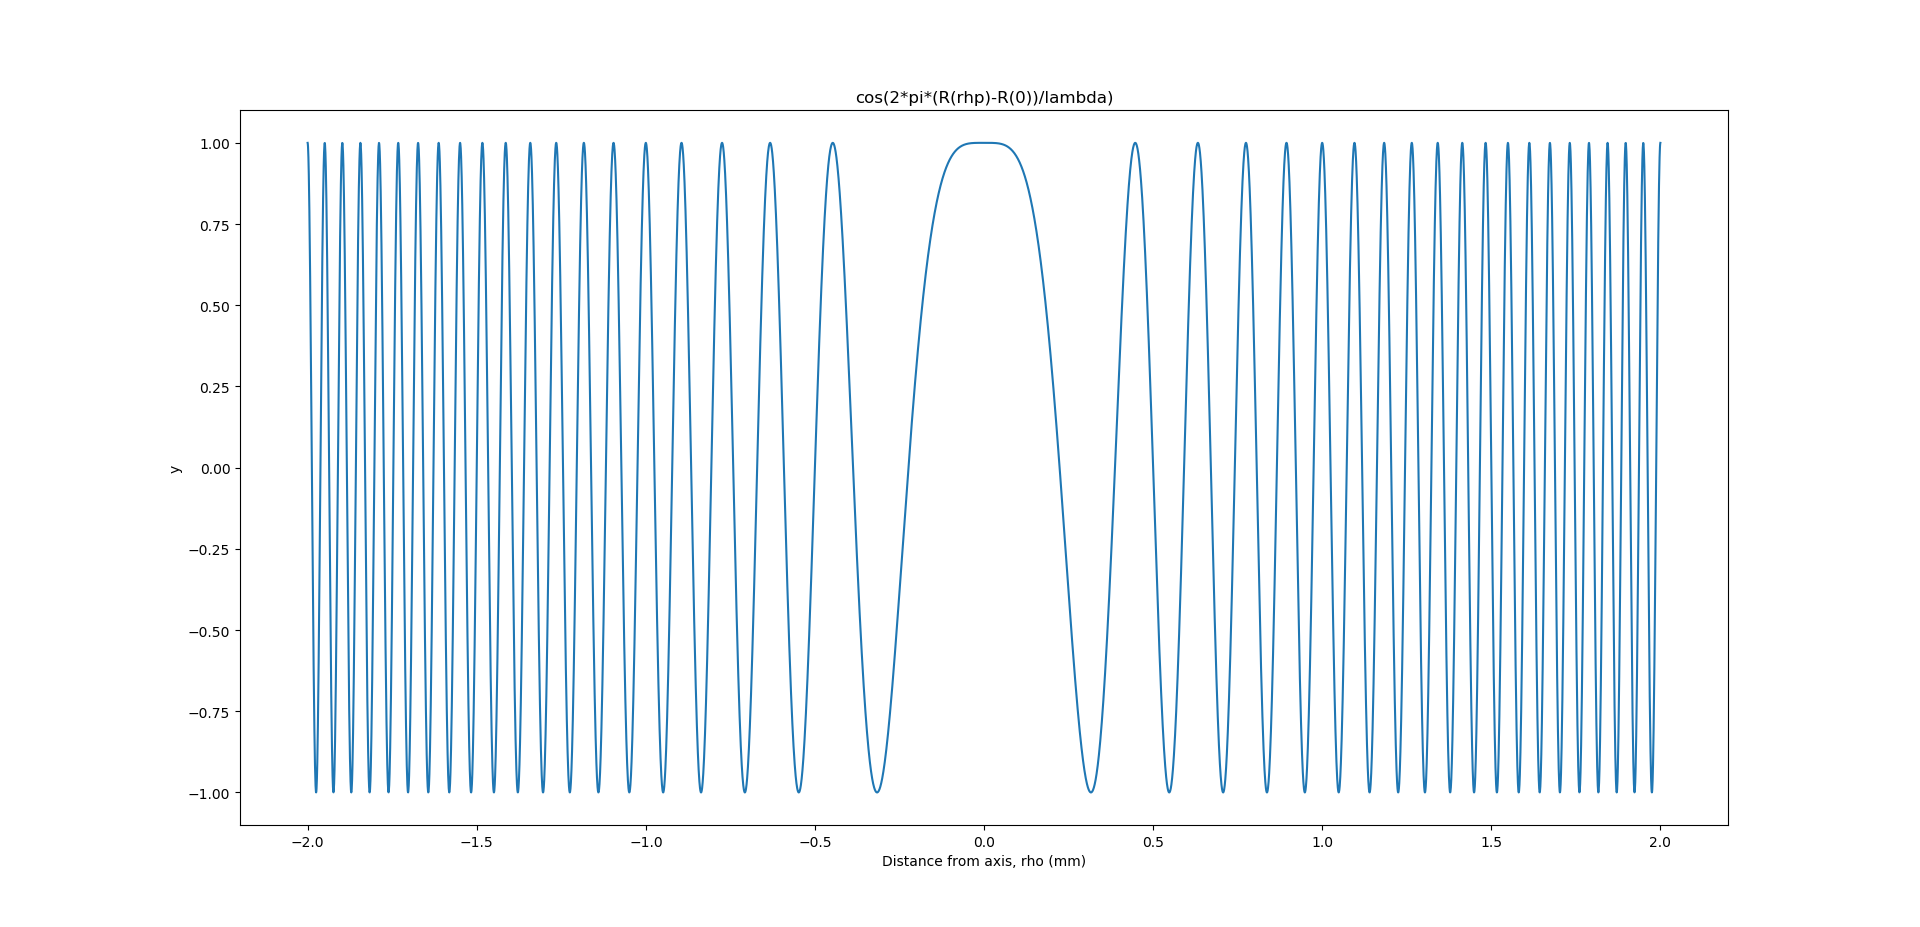

Recreate this plot in Python.
# -*- coding: utf-8 -*-
"""
Created on Thu Mar  5 12:59:03 2020

@author: robin
"""

import numpy as np
import matplotlib.pyplot as plt

lamb = 1*10**(-6)
rho = np.linspace(-1*2*10**-3,2*10**-3,7000)
Rp = np.sqrt(rho**2+0.1**2)
y = np.cos((2*np.pi*(Rp-0.1))/lamb)

plt.plot(rho*1000, y)

plt.xlabel('Distance from axis, rho (mm)')
plt.ylabel('y')
plt.title('cos(2*pi*(R(rhp)-R(0))/lambda)')
